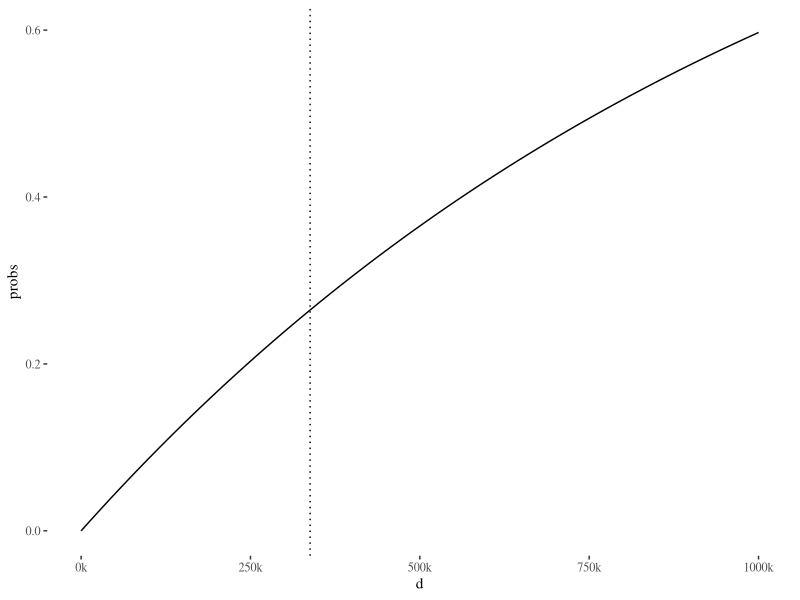

Generate this figure with R:
## ---- chunk 1
library(ggplot2)
library(ggthemes)
knitr::opts_chunk$set(echo = TRUE)
## ---- chunk 2
EifH <- 1
EifNH <- .1
H <- .1

E <- EifH * H + EifNH * (1-H)
E

BF <- EifH/E
BF

EifH <- 1
EifNH <- .1
H2 <- .2

E2 <- EifH * H2 + EifNH * (1-H2)
E2

BF2 <- EifH/E2
BF2
## ---- chunk 3
eIfh <- 1
eIfnH <- (1/1.1e6)
lr <- eIfh/eIfnH
lr
## ---- chunk 4
dmp <- 1/1.1e6 * 338e3
1/dmp
## ---- chunk 5
p <- 1/1.1e6

1 - (1-p)^338000

d = seq(1,1e6, by = 10)
probs <- 1- pbinom(0, d, prob = p) 
df <- data.frame(d,probs)

ggplot(df, aes(x = d, y = probs))+geom_line()+geom_vline(xintercept = 338000, lty = 3)+
  scale_x_continuous(breaks = seq(0,1e6,by = 250000), labels = paste(c(0, 250, 500, 750, 1000), "k", sep = ""))+theme_tufte()
